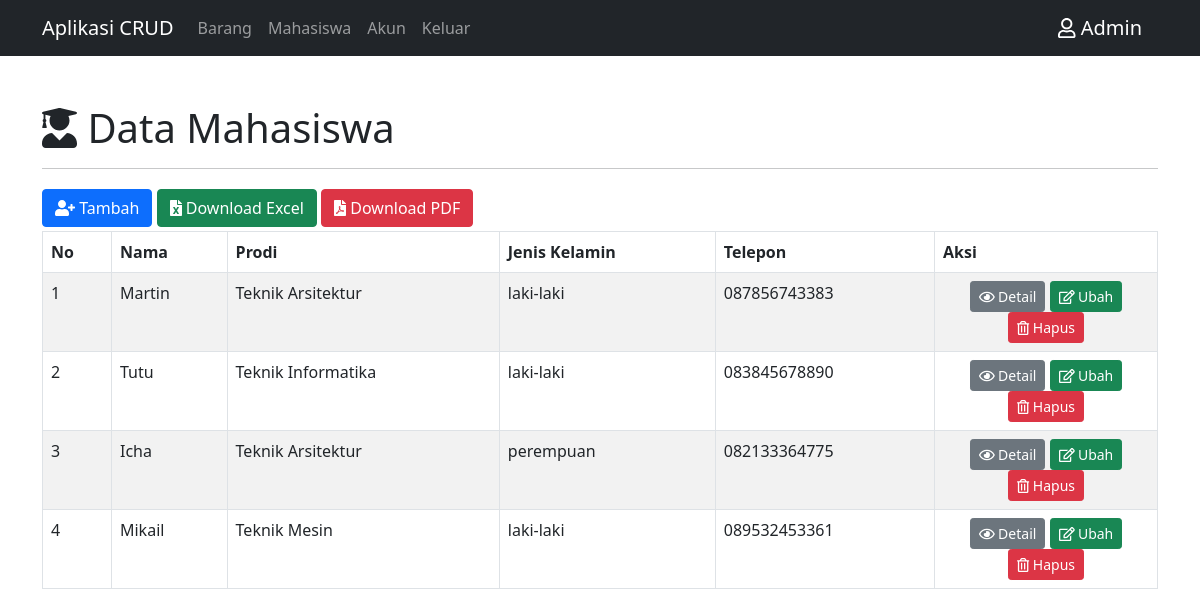
Page /mahasiswa.php (signed in) on the committed database.
### tables this page shows
CREATE TABLE `mahasiswa` (
  `id_mahasiswa` int(11) NOT NULL,
  `nama` varchar(100) NOT NULL,
  `prodi` varchar(50) NOT NULL,
  `jk` varchar(20) NOT NULL,
  `telepon` varchar(20) NOT NULL,
  `alamat` text NOT NULL,
  `email` varchar(30) NOT NULL,
  `foto` varchar(100) NOT NULL
);

### config/controller-mahasiswa.php (called while the page is built, shortened)
<?php
function select($query)
{
    global $db;
    $result = mysqli_query($db, $query);
    $rows = [];
    while ($row = mysqli_fetch_assoc($result)) {
        $rows[] = $row;
    }
    return $rows;
}

### mahasiswa.php (the view, shortened to what this page needs)
<?php
include 'layout/header.php';
$data_mahasiswa = select("SELECT * FROM mahasiswa ORDER BY id_mahasiswa DESC");
?>
<div class="container mt-5">
    <h1><i class="fas fa-user-graduate"></i> Data Mahasiswa</h1>
    <hr>
    <?php if ($_SESSION['level'] == 1) : ?>
        <a href="tambah-mahasiswa.php" class="btn btn-primary mt-1 mb-1"> <i class="fas fa-user-plus"></i> Tambah</a>
        <a href="download-excel-mahasiswa.php" class="btn btn-success mt-1 mb-1"> <i class="fas fa-file-excel"></i> Download Excel</a>
        <a href="download-pdf-mahasiswa.php" class="btn btn-danger mt-1 mb-1"> <i class="fas fa-file-pdf"></i> Download PDF</a>
    <?php endif; ?>
    <table class="table table-bordered table-striped" mt-3 id="table">
        <thead>
            <tr>
                <th>No</th>
                <th>Nama</th>
                <th>Prodi</th>
                <th>Jenis Kelamin</th>
                <th>Telepon</th>
                <th>Aksi</th>
            </tr>
        <tbody>
            <?php $no = 1 ?>
            <?php foreach ($data_mahasiswa as $mahasiswa) : ?>
                <tr>
                    <td><?= $no++; ?></td>
                    <td><?= $mahasiswa['nama']; ?></td>
                    <td><?= $mahasiswa['prodi']; ?></td>
                    <td><?= $mahasiswa['jk']; ?></td>
                    <td><?= $mahasiswa['telepon']; ?></td>
                    <td class="text-center" width="20%">
                        <a href="detail-mahasiswa.php?id_mahasiswa=<?= $mahasiswa['id_mahasiswa']; ?>" class="btn btn-secondary btn-sm"> <i class="far fa-eye"></i> Detail</a>
                        <a href="ubah-mahasiswa.php?id_mahasiswa=<?= $mahasiswa['id_mahasiswa']; ?>" class="btn btn-success btn-sm"> <i class="far fa-edit"></i> Ubah</a>
                        <a href="hapus-mahasiswa.php?id_mahasiswa=<?= $mahasiswa['id_mahasiswa']; ?>" class="btn btn-danger btn-sm" onclick="return confirm('Yakin data mahasiswa <?= $mahasiswa['nama'] ?> akan dihapus?')"><i class="far fa-trash-alt"></i> Hapus</a>
                    </td>
                </tr>
            <?php endforeach ?>
        </tbody>
        </thead>
    </table>
</div>
<?php
include 'layout/footer.php';

### layout/header.php (shortened to what this page needs)
<!doctype html>
<html lang="en">
<head>
    <link href="https://cdn.jsdelivr.net/npm/bootstrap@5.0.2/dist/css/bootstrap.min.css" rel="stylesheet">
    <link rel="stylesheet" href="https://cdn.datatables.net/2.1.8/css/dataTables.bootstrap5.css">
</head>
<body>
    <div>
        <nav class="navbar navbar-expand-lg navbar-dark bg-dark">
            <div class="container">
                <a class="navbar-brand" href="#">Aplikasi CRUD</a>
                <div class="collapse navbar-collapse" id="navbarNav">
                    <ul class="navbar-nav">
                        <?php if ($_SESSION['level'] != 3) : ?>
                            <li class="nav-item">
                                <a class="nav-link" href="index.php">Barang</a>
                            </li>
                        <?php endif; ?>
                        <?php if ($_SESSION['level'] == 1 or $_SESSION['level'] == 3) : ?>
                            <li class="nav-item">
                                <a class="nav-link" href="mahasiswa.php">Mahasiswa</a>
                            </li>
                        <?php endif; ?>
                        <li class="nav-item">
                            <a class="nav-link" href="crud-modal.php">Akun</a>
                        </li>
                        <li class="nav-item">
                            <a class="nav-link" href="logout.php" onclick="return confirm('Apakah anda yakin ingin keluar?')">Keluar</a>
                        </li>
                    </ul>
                </div>
                <div>
                    <a class="navbar-brand" href="#"><i class="far fa-user"></i> <?= $_SESSION['nama']; ?></a>
                </div>
            </div>
        </nav>
    </div>

### layout/footer.php (shortened to what this page needs)
</body>
</html>

### rows in the picture
mahasiswa: nama "Martin", prodi "Teknik Arsitektur", jk "laki-laki", telepon "087856743383"
mahasiswa: nama "Tutu", prodi "Teknik Informatika", jk "laki-laki", telepon "083845678890"
mahasiswa: nama "Icha", prodi "Teknik Arsitektur", jk "perempuan", telepon "082133364775"
mahasiswa: nama "Mikail", prodi "Teknik Mesin", jk "laki-laki", telepon "089532453361"

### other values in the picture
$_SESSION['nama'] "Admin"
